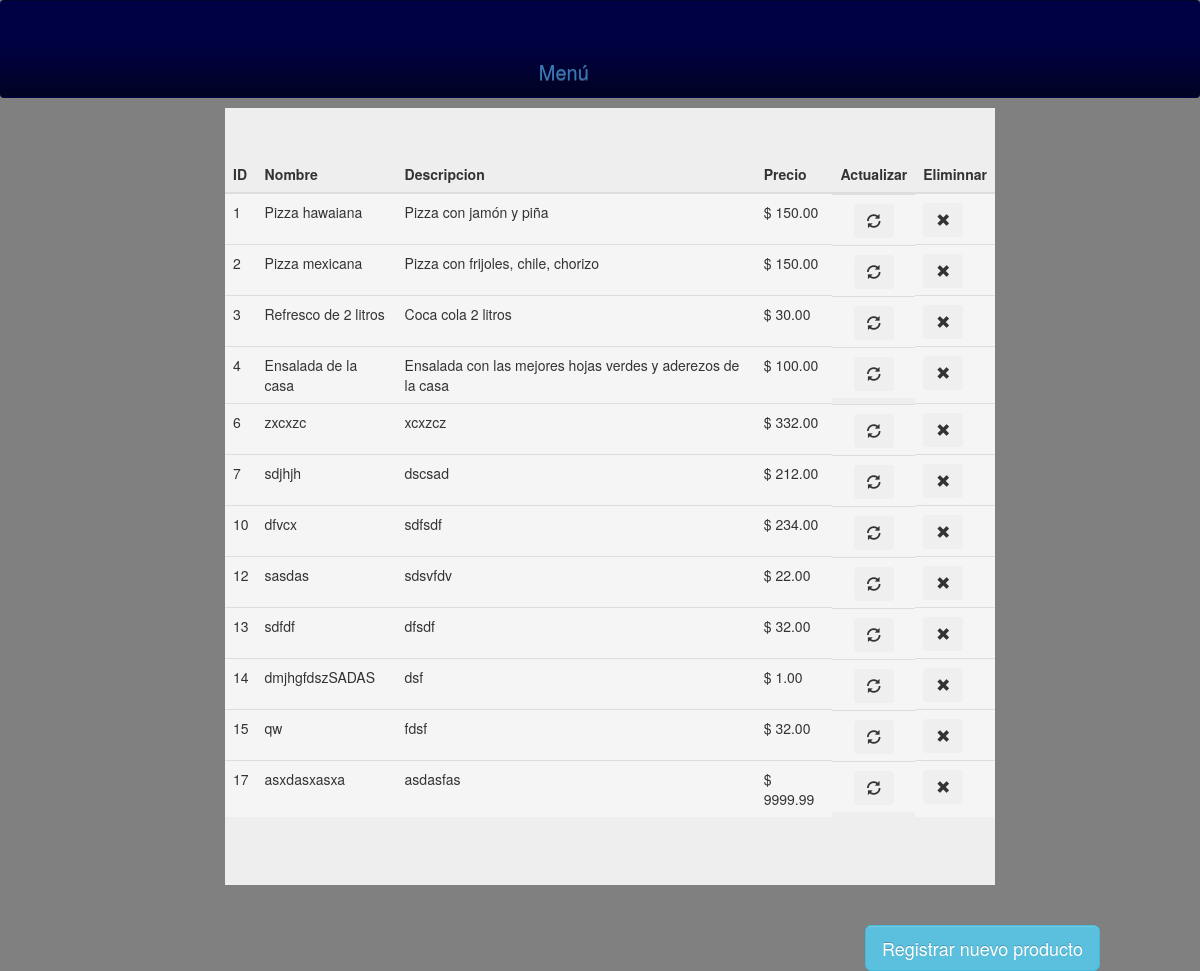
The page /views/admin/productos.php on the database its author committed.
### tables this page shows
CREATE TABLE `producto` (
  `id` int(11) NOT NULL,
  `nombre` varchar(45) DEFAULT NULL,
  `descripcion` text,
  `precio` decimal(6,2) DEFAULT NULL,
  `categoria_id` int(11) DEFAULT NULL
);

### models/Product.php (called while the page is built, shortened)
<?php
include_once("Database.php");
class Product {
	static function get(){
		$sql ="SELECT * FROM Producto";
		$db = new Database();
		if ($rows = $db->query($sql)){
			return $rows;
		}
		return false;
	}
}
?>

### models/Database.php (called while the page is built, shortened)
<?php
	class Database{
		private $database;
		private $host;
		private $username;
		private $password;
		public $mysqli;
		function __construct()
		{
			$this->host       =		"localhost";
			$this->username   =		"root";
			$this->password   =		'';
			$this->database 	=		"pizzeria";
			$this->mysqli     =		null;
		}
		public function connect()
		{
			$this->mysqli = new mysqli($this->host, $this->username, $this->password, $this->database);
			$this->mysqli->set_charset("utf8");
			return true;
		}
		function query($sql) {
			if (!$query =$this->mysqli->query($sql)) {
				$errorMsg ="Error with MySQL connection. \n";
				$errorMsg .= "Errno: " . $this->mysqli->error . "\n";
			  return false;
			} else {
				if ($query===true) {
					return true;
				} else {
					$rows = array();
					while($row = $query->fetch_assoc()) {
						$rows[] = $row;
					}
					return $rows;
				}
			}
		}
	}

### controllers/ProductsController.php (called while the page is built, shortened)
<?php
if( isset($_POST['funcion']) ) {
	switch ($_POST['funcion']) {
		case 'insertarProductos':
			require_once("../models/Product.php");
			require_once("../models/Cleaner.php");
			$productos = json_decode($_POST['productos']);
			foreach ($productos as $item) {
				$nombre = Cleaner::cleanInput($item->_nombre);
				$categoria =(int)Cleaner::cleanInput($item->_categoria);
				$producto = new Product($item->_nombre,$item->_precio,$item->_categoria,$item->_descripcion);
				$producto->save();
			}
			break;
		case 'funcionUpdate':
			require_once("../models/Product.php");
			require_once("../models/Cleaner.php");
			$productos = json_decode($_POST['productos']);
			foreach ($productos as $item) {
				$id =  Cleaner :: cleanInput($item->_id);
				$nombre = Cleaner::cleanInput($item->_nombre);
				$categoria =(int)Cleaner::cleanInput($item->_categoria);
				$producto = new Product($item->_id,$item->_nombre,$item->_precio,$item->_categoria,$item->_descripcion);
				$producto->update();
			}
			break;
			case 'funcionUpdate':
				require_once("../models/Product.php");
				require_once("../models/Cleaner.php");
				$productos = json_decode($_POST['productos']);
				foreach ($productos as $item) {
					$id =  Cleaner :: cleanInput($item->_id);
					$nombre = Cleaner::cleanInput($item->_nombre);
					$categoria =(int)Cleaner::cleanInput($item->_categoria);
					$producto = new Product($item->_id,$item->_nombre,$item->_precio,$item->_categoria,$item->_descripcion);
					$producto->update();
				}
				break;
			case 'eliminarProducto':
				require_once("../models/Product.php");
				require_once("../models/Cleaner.php");
				$producto = json_decode($_POST['productos']);
				$product = new Product($producto,"",0,0,"");
				$product->delete();
				break;
	}
} else {
	include_once("../../models/Product.php");
	$productos = Product::get();
}
?>

### views/admin/productos.php (the view, shortened to what this page needs)
<?php
	include_once("./../../controllers/ProductsController.php");
?>
<!DOCTYPE html>
<html>
  <head>
    <link rel="stylesheet" href="https://maxcdn.bootstrapcdn.com/bootstrap/3.3.7/css/bootstrap.min.css">
    <link rel="stylesheet" href="https://maxcdn.bootstrapcdn.com/bootstrap/3.3.7/css/bootstrap-theme.min.css">
    <link rel="stylesheet" href="./../../assets/css/style.css">
    <link rel="stylesheet" href="https://maxcdn.bootstrapcdn.com/bootstrap/3.3.7/css/bootstrap.min.css">
  </head>
  <body>
    <header>
      <nav class="navbar">
        <div class="container-fluid ">
          <div class="navbar-header">
            <div class="headerLogo" onClick="window.location='./../../index.php'"></div>
          </div>
          <div class="collapse navbar-collapse" id="bs-example-navbar-collapse-1">
            <center>
              <ul class="nav navbar-nav" style="margin-top: 4%; margin-left: 31%">
                <li><a href="./../../index.php" class="tama">Menú</a></li>
              </ul>
  					</center>
          </div>
        </div>
      </nav>
    </header>
    <div class="col-mx-12 ">
      <div class="col-md-2"></div>
      <div class="col-md-8" style="margin: 10px">
      <div class="jumbotron">
        <table class="table table-striped table-hover ">
          <thead>
            <tr>
              <th>ID</th>
              <th>Nombre</th>
              <th>Descripcion</th>
              <th>Precio</th>
              <th>Actualizar</th>
              <th>Eliminnar</th>
            </tr>
          </thead>
          <tbody>
            <?php
              foreach ($productos as $producto) {
            ?>
          <tr class="active">
            <td><?php echo $producto['id']; ?></td>
            <td><?php echo $producto['nombre']; ?></td>
            <td><?php echo $producto['descripcion']; ?></td>
            <td>$ <?php echo $producto['precio']; ?></td>
            <td class="vertical-center">
              <button type="button" class="btn btn-outline-success glyphicon glyphicon-refresh" data-toggle="modal" data-target="#ModalUpdate-<?php echo $producto['id']; ?>"></button>
            </td>
            <td><button type="button" class="btn btn-outline-success glyphicon glyphicon-remove" id="eliminar-<?php echo $producto['id']; ?>" data-toggle="modal" data-target="#ModalDelete-<?php echo $producto['id']; ?>"></button></td>
					</tr>
          <?php
          }
        ?>
        </tbody>
      </table>
    </div>
    </div>
    <div class="col-md-2"></div>
  </div>
  <div class="container">
    <div class="col-md-7"></div>
    <button type="button" class="btn btn-info btn-lg" data-toggle="modal" data-target="#ModalRegister">Registrar nuevo producto</button>
  </div>
      </body>
</html>

### assets/css/style.css (style rules this page uses)
html { height: 100%; }
html body { height: 100%; background-color: gray; }
html nav.navbar { margin: 0; height: 200px  background: rgba(0, 0, 69, 1); background: linear-gradient(to bottom, rgba(0,0,69,1) 10%, rgba(0,0,69,1) 40%, rgba(0,5,5,5) 150%); background-position: 80%; }
html .vertical-center { -ms-display: flex; display: flex; align-items: center; justify-content: center; }
html .headerLogo { margin: 0 auto; width: 155px !important; height: 40px !important; background-size: 155px 40px; margin-left: 360%; margin-top: 5%; background-image: url("https://d37z34r4iloq83.cloudfront.net/img/mbl-full-logo.png"); }
html .tama { font-size: 20px; }

### rows shown on the page
producto: id "1", nombre "Pizza hawaiana", descripcion "Pizza con jamón y piña", precio "150.00"
producto: id "2", nombre "Pizza mexicana", descripcion "Pizza con frijoles, chile, chorizo", precio "150.00"
producto: id "3", nombre "Refresco de 2 litros", descripcion "Coca cola 2 litros", precio "30.00"
producto: id "4", nombre "Ensalada de la casa", descripcion "Ensalada con las mejores hojas verdes y aderezos de la casa", precio "100.00"
producto: id "6", nombre "zxcxzc", descripcion "xcxzcz", precio "332.00"
producto: id "7", nombre "sdjhjh", descripcion "dscsad", precio "212.00"
producto: id "10", nombre "dfvcx", descripcion "sdfsdf", precio "234.00"
producto: id "12", nombre "sasdas", descripcion "sdsvfdv", precio "22.00"
producto: id "13", nombre "sdfdf", descripcion "dfsdf", precio "32.00"
producto: id "14", nombre "dmjhgfdszSADAS", descripcion "dsf", precio "1.00"
producto: id "15", nombre "qw", descripcion "fdsf", precio "32.00"
producto: id "17", nombre "asxdasxasxa", descripcion "asdasfas", precio "9999.99"
